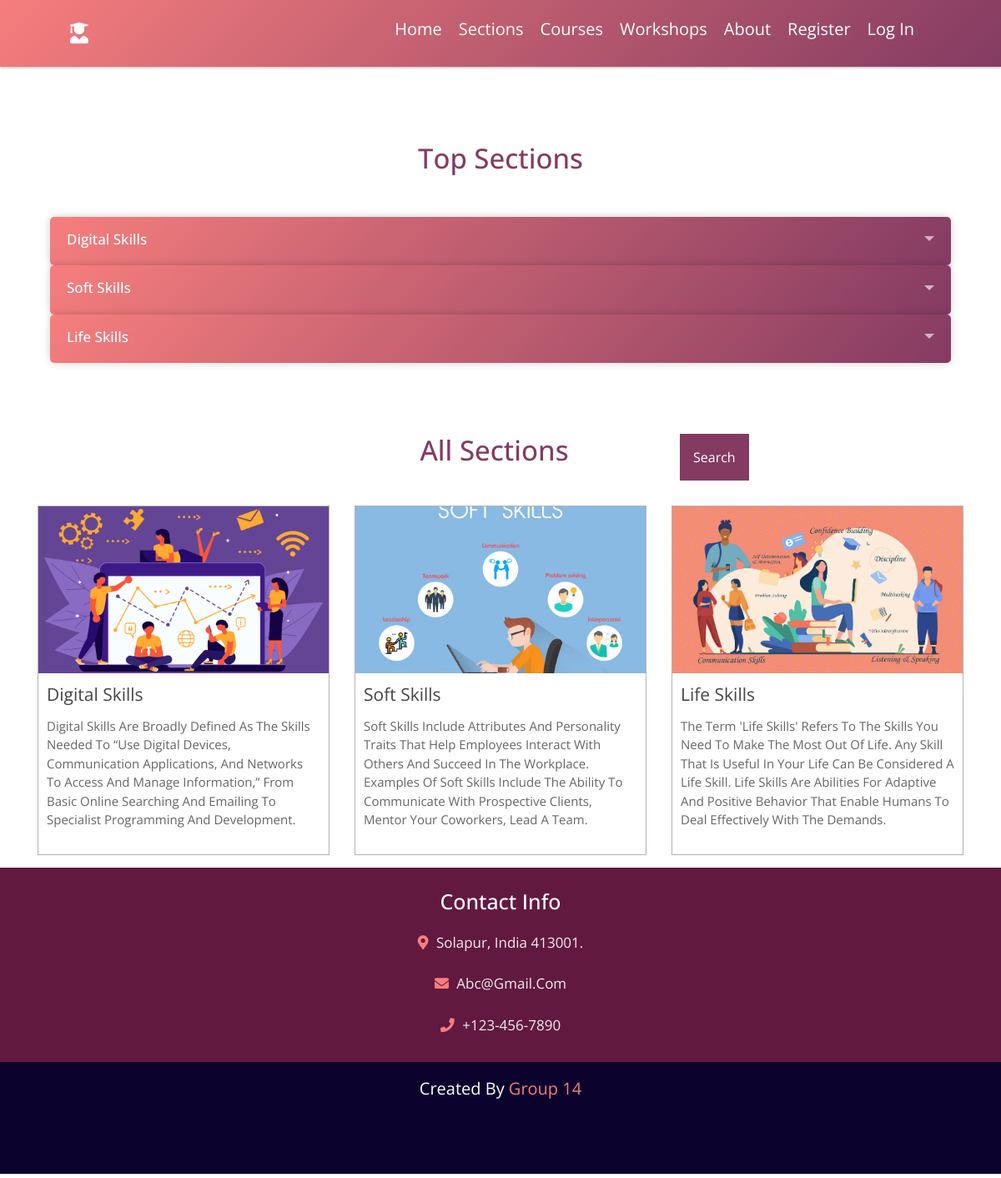
Screenshot of /all_sections/ with the database file from the repository.
### users/models.py (models this page shows, shortened)
class Section(models.Model):
	sec_name = models.CharField(max_length=100)
	cover_pic = models.FileField(upload_to="media/%Y/%m/%d")
	description = models.TextField()
	added_on = models.DateTimeField(auto_now_add=True)

### users/views.py (the view)
# urls.py: path('all_sections/', views.all_sections, name='all_sections'),
def all_sections(request):
	context = {}
	all_courses = add_course.objects.all()
	context["courses"] = all_courses
	secs = Section.objects.all()
	context["section"] = secs
	top = [1,2,3,4]
	context["top"] = top
	return render(request, 'users/section.html',context)

### users/templates/users/section.html (shortened to what this page needs)
{% extends 'users/base.html' %}
{% load static %}
{% block content %}
<link rel="stylesheet" href="https://use.fontawesome.com/releases/v5.7.2/css/all.css"
>
    <link rel="stylesheet" href="{% static 'users/css/main.css' %}">
<div id="sectitle" class="">
  <h1>Top Sections</h1>
</div>
{% for s in section %}
{% if s.id in top %}
    <div class="accordion">
      <div class="">
        <label for="sec{{s.id}}" class="accordion__label">{{s.sec_name}}</label>
      </div>
    </div>
    {% endif %}
    {% endfor %}
<div>
<div class="container-fluid" style="margin-top: 70px;">
  <div class="row py-4">
  <div class="col-md-8"><h1 style="margin-left: 50%;">All Sections</h1></div>
   <div class="col-md-4 dropdown">
  <button onclick="myFunction()" class="dropbtn">Search</button>
</div>
</div>
</div>
</div>
<div class="course">
<div class="box-container">
  {% for c in section %}
    <div class="course box">
        <img src="/media/{{c.cover_pic}}" alt="">
        <div class="content">
            <a href="{% url 'all_courses' %}?sec={{c.id}}" class="title">{{c.sec_name}}</a>
            <p>{{c.description}}</p>
        </div>
    </div>
  {% endfor %}
 </div>
</div>
{% endblock content %}

### users/static/users/css/main.css (style rules this page uses)
:root { --gradient:linear-gradient(135deg, #f67e7d, #843b62); }
* { font-family: 'Open Sans', sans-serif; margin:0; padding:0; box-sizing: border-box; border:none; outline: none; text-decoration: none; text-transform: capitalize; transition: all .2s linear; }
html { font-size: 62.5%; overflow-x: hidden; }
.course .box-container { display: flex; align-items: center; justify-content: center; flex-wrap: wrap; }
.course .box-container .box { width:35rem; border:.1rem solid rgba(0,0,0,.3); position: relative; margin:1.5rem; }
.course .box-container .box img { height:20rem; width: 100%; object-fit: cover; }
.course .box-container .box .content { padding:1rem; }
.course .box-container .box .content .title { color:#444; font-size: 2.1rem; }
.course .box-container .box .content p { padding:1rem 0; color:#666; font-size: 1.5rem; }

### users/static/users/css/section_style.css (style rules this page uses)
:root { --gradient:linear-gradient(135deg, #f67e7d, #843b62); }
body { font-size: 170%; }
h1 { color: #843b62; font-size: 3.3rem; text-align: center; }
#sectitle { margin-top: 170px; margin-bottom: 50px; }
.accordion { width: 90%; margin-left: 5%; box-shadow: 0 0 10px rgba(0,0,0,0.2); border-radius: 5px; overflow: hidden; font-family: 'Quicksand', sans-serif; background: var(--gradient); }
.accordion__label, .accordion__content { padding: 14px 20px; }
.accordion__label { display: block; color: #fff; font-weight: 500; cursor: pointer; position: relative; transition: background 0.1s; }
.accordion__label::after { content: ""; position: absolute; top: 50%; transform: translateY(-50%); right: 20px; width: 12px; height: 6px; background-size: contain; transition: transform 0.4s; }

### users/templates/users/section.html (style rules this page uses)
.dropbtn { background-color: #843b62; color: white; padding: 16px; font-size: 16px; border: none; cursor: pointer; }
.dropdown { position: relative; display: inline-block; }

### rows the page displays
Section: sec_name "Digital Skills", cover_pic (picture), description "Digital Skills Are Broadly Defined As The Skills Needed To “use Digital Devices, Communication Applications, And Networks To Access And Manage Information,” From Basic Online Searching And Emailing To Specialist Programming And Development."
Section: sec_name "Soft Skills", cover_pic (picture), description "Soft Skills Include Attributes And Personality Traits That Help Employees Interact With Others And Succeed In The Workplace. Examples Of Soft Skills Include The Ability To Communicate With Prospective Clients, Mentor Your Coworkers, Lead A Team."
Section: sec_name "Life Skills", cover_pic (picture), description "The Term 'Life Skills' Refers To The Skills You Need To Make The Most Out Of Life. Any Skill That Is Useful In Your Life Can Be Considered A Life Skill. Life Skills Are Abilities For Adaptive And Positive Behavior That Enable Humans To Deal Effectively With The Demands."
